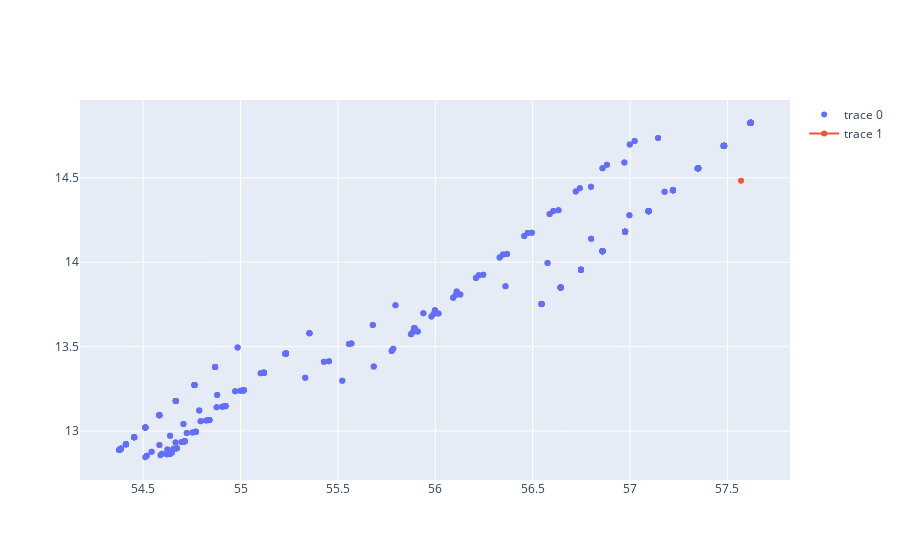
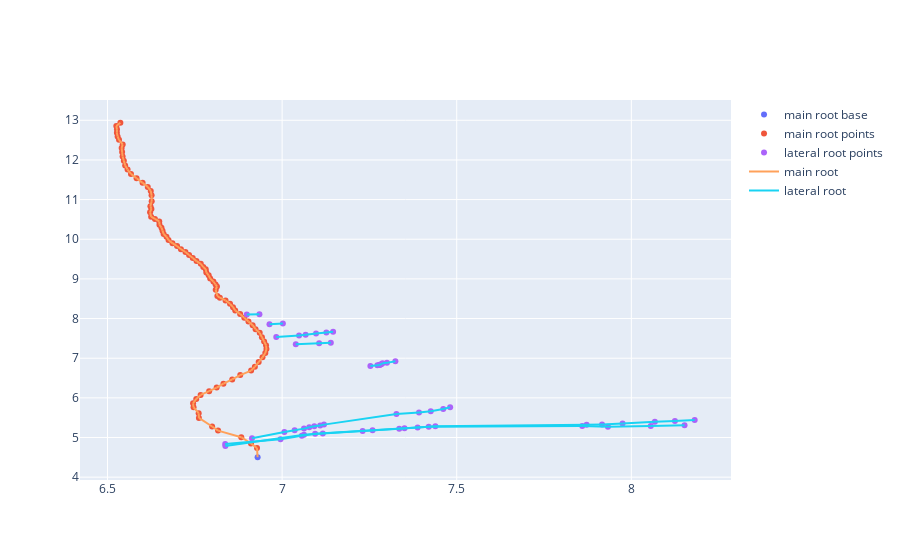
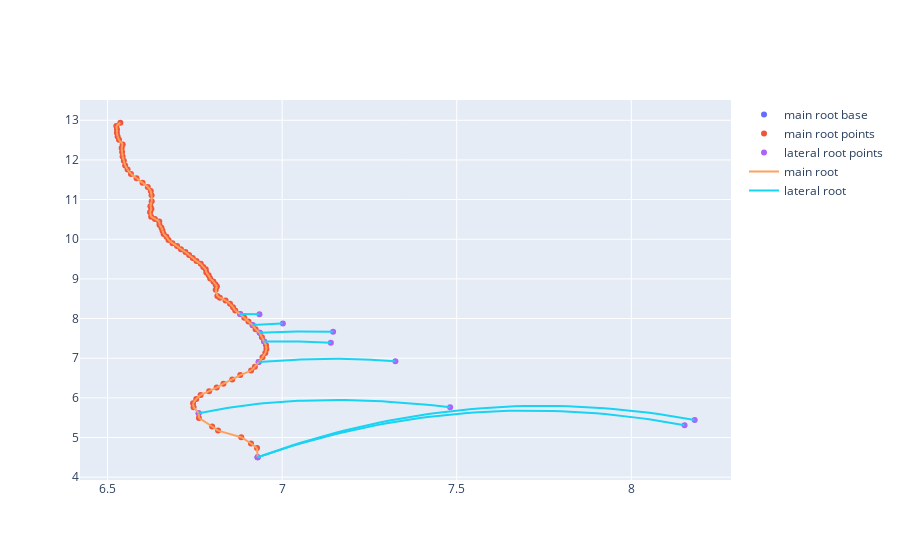
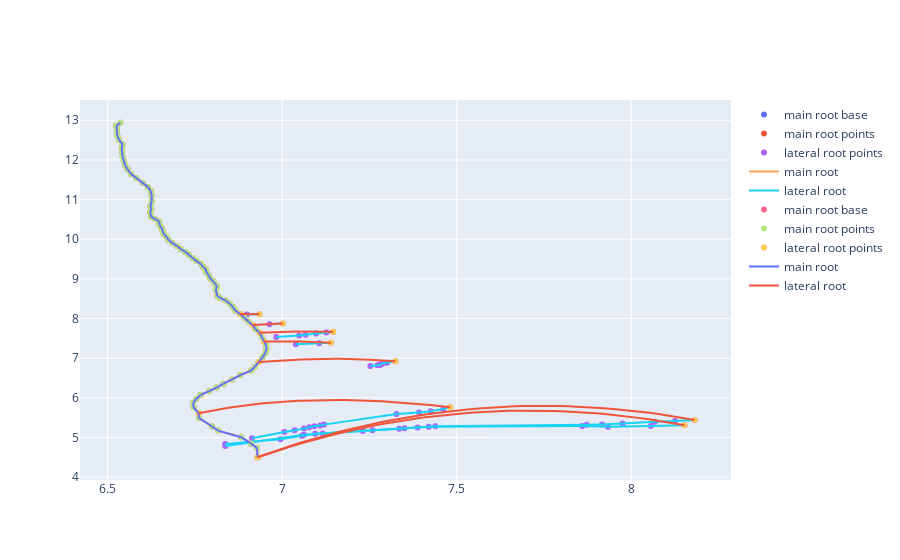

Notebook cell for these charts, in order:
### Code cell
file ='011_1_C_day3.csv'
plant= readArborFile(file)
plant1 = findMainRootConnections(plant)
array = Plot3Doptimal(file)
points =array[0]
front = array[1]
ogPlant =array[2]
bestDis= array[3]
bestNodeArray = array[4]
cd= calculateCD(plant1)
wc= calculateWC(plant1)
fig1 = go.Scatter(x = points[0],y=points[1], mode = 'markers')
trace =go.Scatter(x=[cd],y=[wc])
fig= go.Figure()
fig.add_trace(fig1)
fig.add_trace(trace)
fig.show()
print("oringal wiring cost: ",wc, " oringal conduction delay: ", cd)
print("new wiring cost: ", bestNodeArray[0][1], " new conduction delay: ", bestNodeArray[0][0])
FileDraw(file,bestNodeArray[1],bestNodeArray[2])
